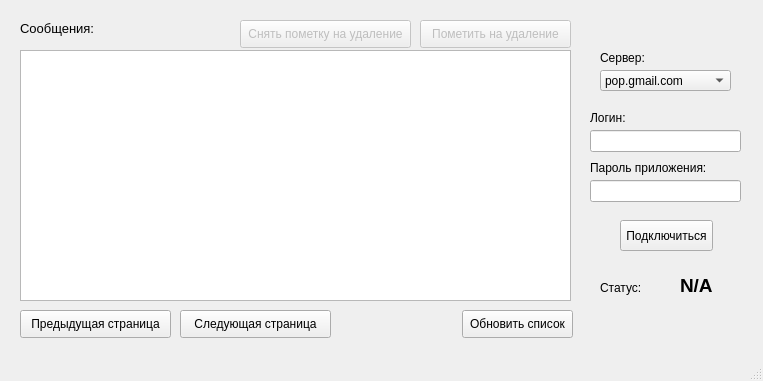
<?xml version="1.0" encoding="UTF-8"?>
<ui version="4.0">
 <class>MainWindow</class>
 <widget class="QMainWindow" name="MainWindow">
  <property name="geometry">
   <rect>
    <x>0</x>
    <y>0</y>
    <width>763</width>
    <height>381</height>
   </rect>
  </property>
  <property name="windowTitle">
   <string>POP mail</string>
  </property>
  <widget class="QWidget" name="centralwidget">
   <widget class="QComboBox" name="srvCombo">
    <property name="geometry">
     <rect>
      <x>600</x>
      <y>70</y>
      <width>131</width>
      <height>21</height>
     </rect>
    </property>
    <item>
     <property name="text">
      <string>pop.gmail.com</string>
     </property>
    </item>
    <item>
     <property name="text">
      <string>pop.yandex.ru</string>
     </property>
    </item>
   </widget>
   <widget class="QLabel" name="label">
    <property name="geometry">
     <rect>
      <x>600</x>
      <y>50</y>
      <width>55</width>
      <height>16</height>
     </rect>
    </property>
    <property name="text">
     <string>Сервер:</string>
    </property>
   </widget>
   <widget class="QLineEdit" name="login_edit">
    <property name="geometry">
     <rect>
      <x>590</x>
      <y>130</y>
      <width>151</width>
      <height>22</height>
     </rect>
    </property>
   </widget>
   <widget class="QLabel" name="label_2">
    <property name="geometry">
     <rect>
      <x>590</x>
      <y>110</y>
      <width>55</width>
      <height>16</height>
     </rect>
    </property>
    <property name="text">
     <string>Логин:</string>
    </property>
   </widget>
   <widget class="QLineEdit" name="passwd_edit">
    <property name="geometry">
     <rect>
      <x>590</x>
      <y>180</y>
      <width>151</width>
      <height>22</height>
     </rect>
    </property>
   </widget>
   <widget class="QLabel" name="label_3">
    <property name="geometry">
     <rect>
      <x>590</x>
      <y>160</y>
      <width>131</width>
      <height>16</height>
     </rect>
    </property>
    <property name="text">
     <string>Пароль приложения:</string>
    </property>
   </widget>
   <widget class="QListWidget" name="listWidget">
    <property name="geometry">
     <rect>
      <x>20</x>
      <y>50</y>
      <width>551</width>
      <height>251</height>
     </rect>
    </property>
   </widget>
   <widget class="QLabel" name="label_4">
    <property name="geometry">
     <rect>
      <x>600</x>
      <y>280</y>
      <width>55</width>
      <height>16</height>
     </rect>
    </property>
    <property name="text">
     <string>Статус:</string>
    </property>
   </widget>
   <widget class="QLabel" name="statusLabel">
    <property name="geometry">
     <rect>
      <x>680</x>
      <y>270</y>
      <width>71</width>
      <height>31</height>
     </rect>
    </property>
    <property name="font">
     <font>
      <pointsize>14</pointsize>
      <weight>75</weight>
      <bold>true</bold>
     </font>
    </property>
    <property name="text">
     <string>N/A</string>
    </property>
   </widget>
   <widget class="QPushButton" name="connectButton">
    <property name="geometry">
     <rect>
      <x>620</x>
      <y>220</y>
      <width>93</width>
      <height>31</height>
     </rect>
    </property>
    <property name="text">
     <string>Подключиться</string>
    </property>
   </widget>
   <widget class="QLabel" name="label_6">
    <property name="geometry">
     <rect>
      <x>20</x>
      <y>20</y>
      <width>101</width>
      <height>16</height>
     </rect>
    </property>
    <property name="font">
     <font>
      <pointsize>10</pointsize>
     </font>
    </property>
    <property name="text">
     <string>Сообщения:</string>
    </property>
   </widget>
   <widget class="QPushButton" name="nextPage">
    <property name="geometry">
     <rect>
      <x>180</x>
      <y>310</y>
      <width>151</width>
      <height>28</height>
     </rect>
    </property>
    <property name="text">
     <string>Следующая страница</string>
    </property>
   </widget>
   <widget class="QPushButton" name="prevPage">
    <property name="geometry">
     <rect>
      <x>20</x>
      <y>310</y>
      <width>151</width>
      <height>28</height>
     </rect>
    </property>
    <property name="text">
     <string>Предыдущая страница</string>
    </property>
   </widget>
   <widget class="QPushButton" name="updateList">
    <property name="geometry">
     <rect>
      <x>462</x>
      <y>310</y>
      <width>111</width>
      <height>28</height>
     </rect>
    </property>
    <property name="text">
     <string>Обновить список</string>
    </property>
   </widget>
   <widget class="QPushButton" name="dell">
    <property name="enabled">
     <bool>false</bool>
    </property>
    <property name="geometry">
     <rect>
      <x>420</x>
      <y>20</y>
      <width>151</width>
      <height>28</height>
     </rect>
    </property>
    <property name="text">
     <string>Пометить на удаление</string>
    </property>
   </widget>
   <widget class="QPushButton" name="rset">
    <property name="enabled">
     <bool>false</bool>
    </property>
    <property name="geometry">
     <rect>
      <x>240</x>
      <y>20</y>
      <width>171</width>
      <height>28</height>
     </rect>
    </property>
    <property name="text">
     <string>Снять пометку на удаление</string>
    </property>
   </widget>
  </widget>
  <widget class="QMenuBar" name="menubar">
   <property name="geometry">
    <rect>
     <x>0</x>
     <y>0</y>
     <width>763</width>
     <height>26</height>
    </rect>
   </property>
  </widget>
  <widget class="QStatusBar" name="statusbar"/>
 </widget>
 <resources/>
 <connections/>
</ui>
